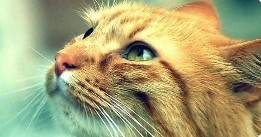
#> input picture src/image_preprocessing/cat.jpg, 261 x 137 px
$ python contour.py
#> lines starting #> are read from the running program, lines starting #| are printed output that depends on the picture; after the words box and inside, x2 and y2 are one past the last pixel; in counts of white or black regions, pixels touching at a corner belong together
import cv2
import numpy as np

image = cv2.imread("cat.jpg")
#> image is the input picture: shape (137, 261, 3); mean B, G, R 117.1, 162.9, 166.3

# Grayscale
gray = cv2.cvtColor(image, cv2.COLOR_BGR2GRAY)
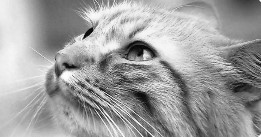
#> gray: shape (137, 261); min 2, max 254, mean 158.7

# Find Canny edges
edged = cv2.Canny(gray, 30, 200)
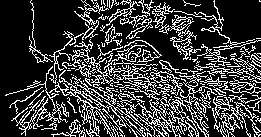
#> edged: shape (137, 261); 23.5% white in thin lines or dots

# Finding Contours
# Use a copy of the image e.g. edged.copy()
# since findContours alters the image
contours, hierarchy = cv2.findContours(edged, cv2.RETR_EXTERNAL, cv2.CHAIN_APPROX_NONE)
#> contours = 159 contours, 131 with area under 20; largest, box (x1, y1, x2, y2) and area: (49, 76, 146, 137) 618, (62, 39, 160, 107) 491, (134, 95, 188, 137) 396, (5, 66, 69, 136) 226, (150, 71, 217, 106) 214

cv2.imwrite("src/CannyEdgesAfterContouring.png", edged)

print("Number of Contours found = " + str(len(contours)))
#| Number of Contours found = 159

# Draw all contours
# -1 signifies drawing all contours
cv2.drawContours(image, contours, -1, (0, 255, 0), 3)
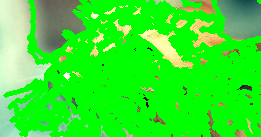
#> image: shape (137, 261, 3); mean B, G, R 42.8, 233.5, 51.3

cv2.imwrite("catContour.png", image)
